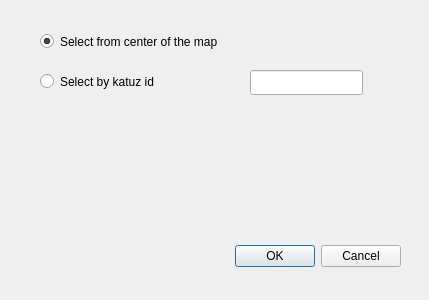
<?xml version="1.0" encoding="UTF-8"?>
<ui version="4.0">
 <class>Dialog</class>
 <widget class="QDialog" name="Dialog">
  <property name="geometry">
   <rect>
    <x>0</x>
    <y>0</y>
    <width>429</width>
    <height>300</height>
   </rect>
  </property>
  <property name="windowTitle">
   <string>LPIS Options</string>
  </property>
  <widget class="QDialogButtonBox" name="buttonBox">
   <property name="geometry">
    <rect>
     <x>60</x>
     <y>240</y>
     <width>341</width>
     <height>32</height>
    </rect>
   </property>
   <property name="orientation">
    <enum>Qt::Horizontal</enum>
   </property>
   <property name="standardButtons">
    <set>QDialogButtonBox::Cancel|QDialogButtonBox::Ok</set>
   </property>
  </widget>
  <widget class="QRadioButton" name="radioButtonCenter">
   <property name="geometry">
    <rect>
     <x>40</x>
     <y>30</y>
     <width>201</width>
     <height>23</height>
    </rect>
   </property>
   <property name="text">
    <string>Select from center of the map</string>
   </property>
   <property name="checked">
    <bool>true</bool>
   </property>
  </widget>
  <widget class="QRadioButton" name="radioButtonId">
   <property name="geometry">
    <rect>
     <x>40</x>
     <y>70</y>
     <width>131</width>
     <height>23</height>
    </rect>
   </property>
   <property name="text">
    <string>Select by katuz id</string>
   </property>
  </widget>
  <widget class="QLineEdit" name="lineEdit">
   <property name="geometry">
    <rect>
     <x>250</x>
     <y>70</y>
     <width>113</width>
     <height>25</height>
    </rect>
   </property>
  </widget>
 </widget>
 <resources/>
 <connections>
  <connection>
   <sender>buttonBox</sender>
   <signal>accepted()</signal>
   <receiver>Dialog</receiver>
   <slot>accept()</slot>
   <hints>
    <hint type="sourcelabel">
     <x>248</x>
     <y>254</y>
    </hint>
    <hint type="destinationlabel">
     <x>157</x>
     <y>274</y>
    </hint>
   </hints>
  </connection>
  <connection>
   <sender>buttonBox</sender>
   <signal>rejected()</signal>
   <receiver>Dialog</receiver>
   <slot>reject()</slot>
   <hints>
    <hint type="sourcelabel">
     <x>316</x>
     <y>260</y>
    </hint>
    <hint type="destinationlabel">
     <x>286</x>
     <y>274</y>
    </hint>
   </hints>
  </connection>
 </connections>
</ui>
